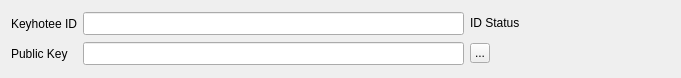
<?xml version="1.0" encoding="UTF-8"?>
<ui version="4.0">
 <class>KeyhoteeIDPubKeyWidget</class>
 <widget class="QWidget" name="KeyhoteeIDPubKeyWidget">
  <property name="geometry">
   <rect>
    <x>0</x>
    <y>0</y>
    <width>681</width>
    <height>78</height>
   </rect>
  </property>
  <property name="windowTitle">
   <string>KeyhoteeIDPubKeyWidget</string>
  </property>
  <layout class="QGridLayout" name="gridLayout">
   <item row="0" column="0">
    <widget class="QLabel" name="label_keyhotee_id">
     <property name="text">
      <string>Keyhotee ID</string>
     </property>
    </widget>
   </item>
   <item row="0" column="1">
    <widget class="QLineEdit" name="keyhotee_id">
     <property name="font">
      <font>
       <pointsize>10</pointsize>
      </font>
     </property>
    </widget>
   </item>
   <item row="0" column="2">
    <widget class="QLabel" name="id_status">
     <property name="sizePolicy">
      <sizepolicy hsizetype="Fixed" vsizetype="Fixed">
       <horstretch>0</horstretch>
       <verstretch>0</verstretch>
      </sizepolicy>
     </property>
     <property name="minimumSize">
      <size>
       <width>200</width>
       <height>0</height>
      </size>
     </property>
     <property name="text">
      <string>ID Status</string>
     </property>
    </widget>
   </item>
   <item row="1" column="0">
    <widget class="QLabel" name="label_public_key">
     <property name="text">
      <string>Public Key</string>
     </property>
    </widget>
   </item>
   <item row="1" column="1">
    <widget class="QLineEdit" name="public_key">
     <property name="font">
      <font>
       <pointsize>10</pointsize>
      </font>
     </property>
    </widget>
   </item>
   <item row="1" column="2">
    <widget class="QToolButton" name="public_key_to_clipboard">
     <property name="maximumSize">
      <size>
       <width>20</width>
       <height>20</height>
      </size>
     </property>
     <property name="toolTip">
      <string>Copy to clipboard</string>
     </property>
     <property name="text">
      <string>...</string>
     </property>
     <property name="icon">
      <iconset resource="../Keyhotee.qrc">
       <normaloff>:/images/win/editcopy.png</normaloff>:/images/win/editcopy.png</iconset>
     </property>
     <property name="iconSize">
      <size>
       <width>20</width>
       <height>20</height>
      </size>
     </property>
    </widget>
   </item>
  </layout>
 </widget>
 <layoutdefault spacing="6" margin="11"/>
 <resources>
  <include location="../Keyhotee.qrc"/>
 </resources>
 <connections/>
</ui>
